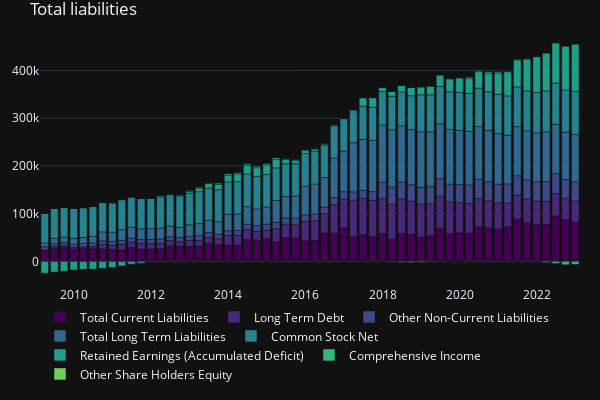

Notebook source saved alongside this figure:
### Code cell
liabilities_stackplot = create_stacker_bar(
    balance[
        [
            "Total Current Liabilities",
            "Long Term Debt",
            "Other Non-Current Liabilities",
            "Total Long Term Liabilities",
            "Common Stock Net",
            "Retained Earnings (Accumulated Deficit)",
            "Comprehensive Income",
            "Other Share Holders Equity",
        ]
    ],
    title_="Total liabilities",
)
